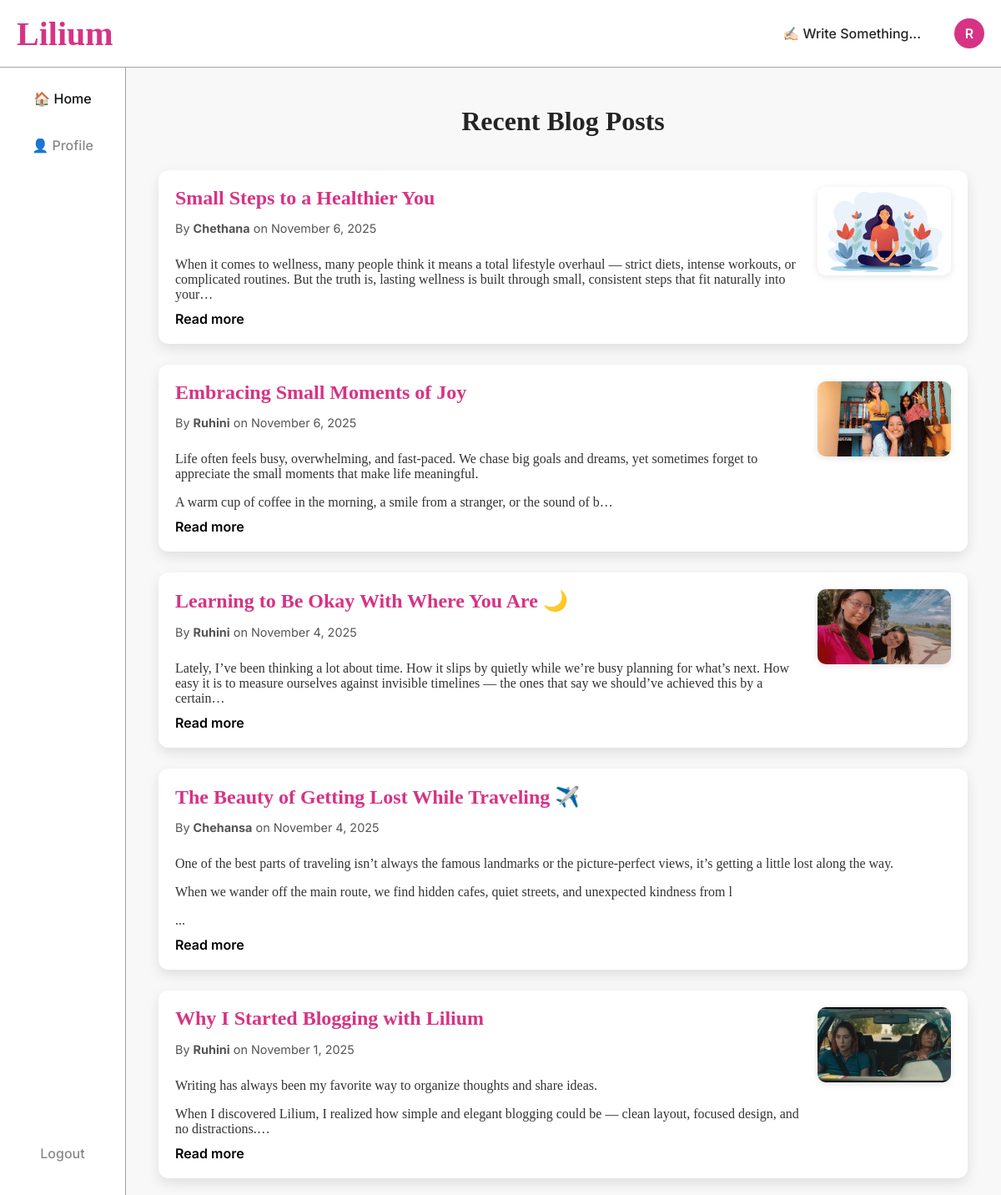
/dashboard.php (signed in), run on the app's committed database.
### tables this page shows
CREATE TABLE `blogpost` (
  `id` int(11) NOT NULL,
  `user_id` int(11) NOT NULL,
  `title` varchar(255) NOT NULL,
  `content` text NOT NULL,
  `created_at` datetime DEFAULT current_timestamp(),
  `updated_at` datetime DEFAULT current_timestamp() ON UPDATE current_timestamp()
);

CREATE TABLE `user` (
  `id` int(11) NOT NULL,
  `username` varchar(50) NOT NULL,
  `email` varchar(150) NOT NULL,
  `password` varchar(255) NOT NULL,
  `role` enum('user','admin') NOT NULL DEFAULT 'user',
  `bio` text DEFAULT NULL,
  `remember_token` varchar(64) DEFAULT NULL
);

### Parsedown.php (called while the page is built, shortened)
<?php
class Parsedown
{
    function text($text)
    {
        $Elements = $this->textElements($text);
        $markup = $this->elements($Elements);
        $markup = trim($markup, "\n");
        return $markup;
    }
    protected function textElements($text)
    {
        $text = str_replace(array("\r\n", "\r"), "\n", $text);
        $text = trim($text, "\n");
        $lines = explode("\n", $text);
        return $this->linesElements($lines);
    }
    protected $breaksEnabled;
    protected $safeMode;
    protected $unmarkedBlockTypes = array(
        'Code',
    );
    protected function linesElements(array $lines)
    {
        $Elements = array();
        $CurrentBlock = null;
        foreach ($lines as $line)
        {
            if (chop($line) === '')
            {
                if (isset($CurrentBlock))
                {
                    $CurrentBlock['interrupted'] = (isset($CurrentBlock['interrupted'])
                        ? $CurrentBlock['interrupted'] + 1 : 1
                    );
                }
                continue;
            }
            $indent = strspn($line, ' ');
            $text = $indent > 0 ? substr($line, $indent) : $line;
            $Line = array('body' => $line, 'indent' => $indent, 'text' => $text);
            $marker = $text[0];
            $blockTypes = $this->unmarkedBlockTypes;
            foreach ($blockTypes as $blockType)
            {
                $Block = $this->{"block$blockType"}($Line, $CurrentBlock);
            }
            if (isset($CurrentBlock) and $CurrentBlock['type'] === 'Paragraph')
            {
                $Block = $this->paragraphContinue($Line, $CurrentBlock);
            }
            if (isset($Block))
            {
                $CurrentBlock = $Block;
            }
            else
            {
                if (isset($CurrentBlock))
                {
                    $Elements[] = $this->extractElement($CurrentBlock);
                }
                $CurrentBlock = $this->paragraph($Line);
                $CurrentBlock['identified'] = true;
            }
        }
        if (isset($CurrentBlock))
        {
            $Elements[] = $this->extractElement($CurrentBlock);
        }
        return $Elements;
    }
    protected function extractElement(array $Component)
    {
        return $Component['element'];
    }
    protected function paragraph($Line)
    {
        return array(
            'type' => 'Paragraph',
            'element' => array(
                'name' => 'p',
                'handler' => array(
                    'function' => 'lineElements',
                    'argument' => $Line['text'],
                    'destination' => 'elements',
                ),
            ),
        );
    }
    protected function paragraphContinue($Line, array $Block)
    {
        if (isset($Block['interrupted']))
        {
            return;
        }
        $Block['element']['handler']['argument'] .= "\n".$Line['text'];
        return $Block;
    }
    protected function lineElements($text, $nonNestables = array())
    {
        $text = str_replace(array("\r\n", "\r"), "\n", $text);
        $Elements = array();
        $InlineText = $this->inlineText($text);
        $Elements[] = $InlineText['element'];
        foreach ($Elements as &$Element)
        {
            if ( ! isset($Element['autobreak']))
            {
                $Element['autobreak'] = false;
            }
        }
        return $Elements;
    }
    protected function inlineText($text)
    {
        $Inline = array(
            'extent' => strlen($text),
            'element' => array(),
        );
        $Inline['element']['elements'] = self::pregReplaceElements(
            $this->breaksEnabled ? '/[ ]*+\n/' : '/(?:[ ]*+\\\\|[ ]{2,}+)\n/',
            array(
                array('name' => 'br'),
                array('text' => "\n"),
            ),
            $text
        );
        return $Inline;
    }
    protected function handle(array $Element)
    {
        if (isset($Element['handler']))
        {
            if (!isset($Element['nonNestables']))
            {
                $Element['nonNestables'] = array();
            }
            if (is_string($Element['handler']))
            {
                $function = $Element['handler'];
                $argument = $Element['text'];
                unset($Element['text']);
                $destination = 'rawHtml';
            }
            else
            {
                $function = $Element['handler']['function'];
                $argument = $Element['handler']['argument'];
                $destination = $Element['handler']['destination'];
            }
            $Element[$destination] = $this->{$function}($argument, $Element['nonNestables']);
            unset($Element['handler']);
        }
        return $Element;
    }
    protected function element(array $Element)
    {
        $Element = $this->handle($Element);
        $hasName = isset($Element['name']);
        $markup = '';
        if ($hasName)
        {
            $markup .= '<' . $Element['name'];
        }
        $permitRawHtml = false;
        if (isset($Element['text']))
        {
            $text = $Element['text'];
        }
        elseif (isset($Element['rawHtml']))
        {
            $text = $Element['rawHtml'];
            $allowRawHtmlInSafeMode = isset($Element['allowRawHtmlInSafeMode']) && $Element['allowRawHtmlInSafeMode'];
            $permitRawHtml = !$this->safeMode || $allowRawHtmlInSafeMode;
        }
        $hasContent = isset($text) || isset($Element['element']) || isset($Element['elements']);
        if ($hasContent)
        {
            $markup .= $hasName ? '>' : '';
            if (isset($Element['elements']))
            {
                $markup .= $this->elements($Element['elements']);
            }
            elseif (isset($Element['element']))
            {
                $markup .= $this->element($Element['element']);
            }
            else
            {
                if (!$permitRawHtml)
                {
                    $markup .= self::escape($text, true);
                }
                else
                {
                    $markup .= $text;
                }
            }
            $markup .= $hasName ? '</' . $Element['name'] . '>' : '';
        }
        elseif ($hasName)
        {
            $markup .= ' />';
        }
        return $markup;
    }
    protected function elements(array $Elements)
    {
        $markup = '';
        $autoBreak = true;
        foreach ($Elements as $Element)
        {
            $autoBreakNext = (isset($Element['autobreak'])
                ? $Element['autobreak'] : isset($Element['name'])
            );
            $autoBreak = !$autoBreak ? $autoBreak : $autoBreakNext;
            $markup .= ($autoBreak ? "\n" : '') . $this->element($Element);
            $autoBreak = $autoBreakNext;
        }
        $markup .= $autoBreak ? "\n" : '';
        return $markup;
    }
    protected static function pregReplaceElements($regexp, $Elements, $text)
    {
        $newElements = array();
        $newElements[] = array('text' => $text);
        return $newElements;
    }
    protected static function escape($text, $allowQuotes = false)
    {
        return htmlspecialchars($text, $allowQuotes ? ENT_NOQUOTES : ENT_QUOTES, 'UTF-8');
    }
}

### dashboard.php (the view, shortened to what this page needs)
<?php
require 'config.php';
require 'Parsedown.php';
$Parsedown = new Parsedown();
$username = $_SESSION['username'] ?? 'User';
$stmt = $pdo->prepare("
    SELECT b.id, b.title, b.content, b.created_at, u.username
    FROM blogpost b
    JOIN user u ON b.user_id = u.id
    ORDER BY b.created_at DESC
");
$stmt->execute();
$blogs = $stmt->fetchAll(PDO::FETCH_ASSOC);
function extractFirstImage($content) {
    if (preg_match('/!\[.*?\]\((.*?)\)/', $content, $matches)) {
        return $matches[1];
    }
    return null;
}
function removeImagesFromMarkdown($content) {
    return preg_replace('/!\[.*?\]\(.*?\)/', '', $content);
}
?>
<!DOCTYPE html>
<html lang="en">
<head>
<link rel="stylesheet" href="dashboard.css">
<link href="https://api.fontshare.com/v2/css?f[]=noe-display@700&display=swap" rel="stylesheet">
</head>
<body>
<aside class="sidebar">
  <nav class="sidebar-nav">
    <a href="dashboard.php" class="active">🏠 Home</a>
    <a href="profile.php">👤 Profile</a>
  </nav>
  <a href="logout.php" class="sidebar-logout">Logout</a>
</aside>
<header class="topbar">
  <div class="logo">Lilium</div>
  <nav class="top-nav">
    <a href="create_blog.php" class="write-link">✍🏻 Write Something...</a>
    <a href="profile.php" class="profile-circle" title="<?= htmlspecialchars($username) ?>">
      <?= strtoupper(substr($username, 0, 1)) ?>
    </a>
  </nav>
</header>
<main class="dashboard-container">
  <h2>Recent Blog Posts</h2>
  <?php if (empty($blogs)): ?>
      <p class="no-posts">No blog posts yet. Be the first to write one!</p>
  <?php else: ?>
      <div class="blog-list">
        <?php foreach ($blogs as $blog):
            $imageUrl = extractFirstImage($blog['content']);
            $cleanContent = removeImagesFromMarkdown($blog['content']);
        ?>
          <article class="blog-card" onclick="window.location='view_blog.php?id=<?= $blog['id'] ?>'">
            <div class="blog-content-left">
              <h3><?= htmlspecialchars($blog['title']) ?></h3>
              <p class="meta">
                By <strong><?= htmlspecialchars($blog['username']); ?></strong>
                on <?= date('F j, Y', strtotime($blog['created_at'])); ?>
              </p>
              <div class="preview blog-content">
                <?= $Parsedown->text(substr($cleanContent, 0, 250)) ?>...
              </div>
              <a href="view_blog.php?id=<?= $blog['id']; ?>" class="read-more">Read more</a>
            </div>
            <?php if ($imageUrl): ?>
              <div class="blog-thumbnail">
                <img src="<?= htmlspecialchars($imageUrl) ?>" alt="Thumbnail">
              </div>
            <?php endif; ?>
          </article>
        <?php endforeach; ?>
      </div>
  <?php endif; ?>
</main>
</body>
</html>

### dashboard.css (style rules this page uses)
body { margin: 0; font-family: 'Inter', 'Helvetica Neue', Helvetica, Arial, sans-serif; background-color: #f8f8f8; color: #242424; min-height: 100vh; padding-top: 80px; }
.sidebar { width: 150px; position: fixed; top: 0; bottom: 0; left: 0; background-color: #fff; border-right: 1px solid #a8a2a2; display: flex; flex-direction: column; justify-content: space-between; align-items: center; padding: 100px 0 30px; z-index: 100; }
.sidebar-nav { display: flex; flex-direction: column; gap: 20px; width: 100%; }
.sidebar-nav a { color: #888; text-decoration: none; font-weight: 500; text-align: center; padding: 8px 0; transition: color 0.2s; }
.sidebar-nav a.active, .sidebar-nav a:hover { color: #111; }
.sidebar-logout { color: #888; font-weight: 500; text-decoration: none; margin-bottom: 10px; transition: color 0.3s; }
.topbar { position: fixed; top: 0; left: 0; right: 0; height: 80px; padding: 0 20px; display: flex; justify-content: space-between; align-items: center; background-color: #fff; border-bottom: 1px solid #a8a2a2; z-index: 200; }
.logo { font-size: 2.5rem; font-family: 'Noe Display', serif; font-weight: 700; color: #d63384; }
.top-nav { display: flex; align-items: center; gap: 1.5rem; }
.write-link { text-decoration: none; padding: 0.5rem 1rem; border-radius: 25px; font-weight: 500; color: #242424; transition: background 0.2s, color 0.2s; }
.profile-circle { display: flex; align-items: center; justify-content: center; width: 36px; height: 36px; border-radius: 50%; background-color: #d63384; color: #fff; font-weight: 600; font-size: 1rem; text-decoration: none; transition: background 0.2s ease; }
.dashboard-container { margin-left: 150px; padding: 20px 40px; }
.dashboard-container h2 { font-family: 'Noe Display', serif; font-size: 32px; text-align: center; margin-bottom: 40px; }
.blog-list { display: flex; flex-direction: column; gap: 25px; }
.blog-card { display: flex; align-items: flex-start; justify-content: space-between; gap: 20px; background-color: #fff; border-radius: 12px; box-shadow: 0 6px 15px rgba(0,0,0,0.1); padding: 20px; transition: transform 0.2s, box-shadow 0.2s; cursor: pointer; }
.blog-content-left { flex: 1; }
.blog-content-left h3 { margin: 0 0 8px; color: #d63384; font-family: 'Noe Display', serif; font-size: 1.5rem; }
.blog-content-left .meta { font-size: 0.9rem; color: #555; margin-bottom: 10px; }
.preview.blog-content { font-family: 'Charter', Georgia, Cambria, 'Times New Roman', serif; font-size: 1rem; color: #333; margin-bottom: 10px; display: -webkit-box; line-clamp: 3; -webkit-line-clamp: 3; -webkit-box-orient: vertical; overflow: hidden; }
.read-more { text-decoration: none; font-weight: 600; color: #000; transition: color 0.2s; }
.blog-thumbnail { width: 160px; flex-shrink: 0; }
.blog-thumbnail img { width: 100%; height: 100%; object-fit: cover; border-radius: 10px; box-shadow: 0 2px 8px rgba(0,0,0,0.1); transition: transform 0.3s ease; }

### data on the page
blogpost: title "Small Steps to a Healthier You", user.username "Chethana", created_at "November 6, 2025", content "When it comes to wellness, many people think it means a total lifestyle overhaul — strict diets, intense workouts, or complicated routines. But the truth is, lasting wellness is built through small, consistent steps that fit naturally into your", shows a picture
blogpost: title "Embracing Small Moments of Joy", user.username "Ruhini", created_at "November 6, 2025", content "Life often feels busy, overwhelming, and fast-paced. We chase big goals and dreams, yet sometimes forget to appreciate the small moments that make life meaningful. A warm cup of coffee in the morning, a smile from a stranger, or the sound of b", shows a picture
blogpost: title "Learning to Be Okay With Where You Are 🌙", user.username "Ruhini", created_at "November 4, 2025", content "Lately, I’ve been thinking a lot about time. How it slips by quietly while we’re busy planning for what’s next. How easy it is to measure ourselves against invisible timelines — the ones that say we should’ve achieved this by a certain", shows a picture
blogpost: title "The Beauty of Getting Lost While Traveling ✈️", user.username "Chehansa", created_at "November 4, 2025", content "One of the best parts of traveling isn’t always the famous landmarks or the picture-perfect views, it’s getting a little lost along the way. When we wander off the main route, we find hidden cafes, quiet streets, and unexpected kindness from l"
blogpost: title "Why I Started Blogging with Lilium", user.username "Ruhini", created_at "November 1, 2025", content "Writing has always been my favorite way to organize thoughts and share ideas. When I discovered Lilium, I realized how simple and elegant blogging could be — clean layout, focused design, and no distractions.", shows a picture

### other printed values
substr($username, 0, 1) "R"
